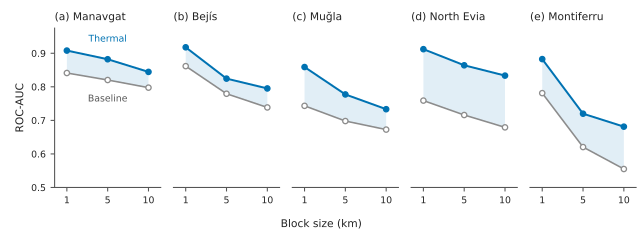

The Python source for this figure:
#!/usr/bin/env python3
"""Figure 3 - within-region thermal gain by block size (2026-10-23 redraw).

IJWF copy (2026-11-11) of paper/figures/fig3_within_robustness.py, which is left as it is. The data
and the asserts are those of the shared script and are read from the shared paths. Changed for the
publisher's figure guide: 8 pt and 7 pt text and 0.8 pt axis lines (_style_ijwf.py), part labels
(a) to (e) before the region names, and sentence case in the axis label and the two direct labels.
Writes fig3_within_robustness.pdf, .svg, _preview.png and fig3_provenance.json next to this file.

One small panel per region. Each panel shows the spatially blocked ROC-AUC of the baseline set
(grey, open markers) and the thermal set (blue, filled) at blocks of 2, 10 and 20 cells
(about 1, 5 and 10 km); the light band between them is the thermal gain. The intervals of the
gain are in Table 2 and are not repeated here.

The earlier three-panel version (dumbbells with a numeric column, a thermal-AUC panel and a
dodged delta panel with five colours) is in the git history before 2026-10-23.

Data: paper/figures/data/fig_data_corrected.json (corrected Manavgat label; extracted by
extract_fig_data.mjs from the official overlay rerun_labelfix/_round5/ov_official).
Asserts: every cell of 04_results Table 2 (45 values plus 15 intervals, to the printed 3 dp).
"""
import json
import sys
from pathlib import Path

import matplotlib
matplotlib.use("Agg")
import matplotlib.pyplot as plt

sys.dont_write_bytecode = True                    # nothing is written into paper/figures, not even bytecode
HERE = Path(__file__).resolve().parent            # paper/submissions/ijwf/figures: every output goes here
SHARED = HERE.parents[2] / "figures"              # paper/figures: read only
sys.path[:0] = [str(HERE), str(SHARED)]
from _layout_check import check as layout_check, assert_inside   # noqa: E402
import _style_ijwf as S                                          # noqa: E402

DATA_PATH = SHARED / "data" / "fig_data_corrected.json"
DATA = json.loads(DATA_PATH.read_text())
fig34 = DATA["fig34"]

REGIONS = ["manavgat_2021", "bejis_2022", "mugla_2021", "evia_2021_extended", "montiferru_2021"]
LABEL = {"manavgat_2021": "Manavgat", "bejis_2022": "Bejís", "mugla_2021": "Muğla",
         "evia_2021_extended": "North Evia", "montiferru_2021": "Montiferru"}
BLOCKS = ["2", "10", "20"]
KM = {"2": "1", "10": "5", "20": "10"}

# ---- asserts vs 04_results Table 2: baseline, thermal, delta, CI low, CI high ----
TABLE1 = {
    "manavgat_2021": {"2": (0.841, 0.908, 0.067, 0.060, 0.073), "10": (0.820, 0.882, 0.062, 0.040, 0.082),
                      "20": (0.798, 0.845, 0.047, 0.016, 0.081)},
    "bejis_2022": {"2": (0.862, 0.918, 0.056, 0.048, 0.065), "10": (0.779, 0.824, 0.045, 0.018, 0.069),
                   "20": (0.739, 0.795, 0.057, 0.031, 0.090)},
    "mugla_2021": {"2": (0.743, 0.859, 0.116, 0.106, 0.125), "10": (0.698, 0.777, 0.079, 0.050, 0.105),
                   "20": (0.673, 0.733, 0.061, 0.030, 0.094)},
    "evia_2021_extended": {"2": (0.759, 0.912, 0.153, 0.142, 0.166), "10": (0.716, 0.864, 0.148, 0.119, 0.182),
                           "20": (0.679, 0.833, 0.154, 0.124, 0.189)},
    "montiferru_2021": {"2": (0.781, 0.883, 0.101, 0.080, 0.125), "10": (0.620, 0.720, 0.099, 0.017, 0.186),
                        "20": (0.555, 0.681, 0.126, 0.053, 0.228)},
}
for reg, rows in TABLE1.items():
    for b, want in rows.items():
        v = fig34[reg][b]
        got = (v["baseline"], v["thermal"], v["delta"], v["delta_ci"][0], v["delta_ci"][1])
        for i, (g, w) in enumerate(zip(got, want)):
            assert round(g, 3) == w, f"Table 2 mismatch {reg} block {b} col {i}: {g:.5f} vs {w}"
for reg in REGIONS:
    for b in BLOCKS:
        lo, hi = fig34[reg][b]["delta_ci"]
        assert lo > 0, f"delta CI must exclude zero: {reg} block {b}"

# ---------------- figure ------------------------------------------------------------------
S.apply()
fig, axes = plt.subplots(1, len(REGIONS), figsize=(S.WIDTH_MM * S.MM, 62 * S.MM), sharey=True)
x = list(range(len(BLOCKS)))
data_artists = []
for ax, reg, part in zip(axes, REGIONS, "abcde"):
    base = [fig34[reg][b]["baseline"] for b in BLOCKS]
    therm = [fig34[reg][b]["thermal"] for b in BLOCKS]
    ax.fill_between(x, base, therm, color=S.BLUE, alpha=0.12, lw=0, zorder=1)
    lb, = ax.plot(x, base, color=S.GREY, lw=1.2, marker="o", ms=4.0, mfc="white", mec=S.GREY,
                  mew=1.0, zorder=2)
    lt, = ax.plot(x, therm, color=S.BLUE, lw=1.5, marker="o", ms=4.0, zorder=3)
    data_artists += [(lb, f"baseline:{LABEL[reg]}"), (lt, f"thermal:{LABEL[reg]}")]
    ax.set_title(f"({part}) {LABEL[reg]}", loc="left")   # part label at the top left of each panel
    ax.set_xticks(x, [KM[b] for b in BLOCKS])
    ax.set_xlim(-0.3, len(BLOCKS) - 0.7)
    assert_inside(ax, f"Fig. 3 {LABEL[reg]}", ys=base + therm)

axes[0].set_ylim(0.50, 0.975)
axes[0].set_yticks([0.5, 0.6, 0.7, 0.8, 0.9])
axes[0].set_ylabel("ROC-AUC")
for ax in axes[1:]:
    ax.tick_params(axis="y", left=False)
    ax.spines["left"].set_visible(False)

# direct labels in the first panel, centred on the 5 km column
# (the collision checker takes a line's whole bounding box, so the labels clear each line's range)
top = max(fig34["manavgat_2021"][b]["thermal"] for b in BLOCKS)
bottom = min(fig34["manavgat_2021"][b]["baseline"] for b in BLOCKS)
axes[0].text(1, top + 0.02, "Thermal", color=S.BLUE, fontsize=S.FS_SMALL, ha="center", va="bottom")
axes[0].text(1, bottom - 0.02, "Baseline", color=S.MUTED, fontsize=S.FS_SMALL, ha="center", va="top")

fig.supxlabel("Block size (km)", fontsize=S.FS_BODY, y=0.02)
fig.subplots_adjust(left=0.085, right=0.99, top=0.88, bottom=0.2, wspace=0.12)

problems = layout_check(fig, "Fig. 3 - within-region gain by block size",
                        min_gap_pt=2.0, min_font_pt=S.FS_SMALL, data_artists=data_artists)
sizes = S.font_sizes(fig)
S.save(fig, HERE, "fig3_within_robustness")

(HERE / "fig3_provenance.json").write_text(json.dumps({
    "figure": "Figure 3 - within-region thermal gain by block size, IJWF package",
    "script": "paper/submissions/ijwf/figures/fig3_within_robustness.py",
    "source": "copy of paper/figures/fig3_within_robustness.py with the same data and asserts",
    "ijwf_changes": "8 pt and 7 pt text, 0.8 pt axis lines; part labels (a) to (e) before the region names; "
                    "sentence case: Block size (km), Thermal, Baseline",
    "data": {"path": "paper/figures/data/fig_data_corrected.json",
             "sha256": __import__("hashlib").sha256(DATA_PATH.read_bytes()).hexdigest(),
             "note": "step8c + robustness outputs of the corrected-label overlay; per-source sha256 inside"},
    "asserts": "all 75 printed values of 04 Table 2 equal the source rounded to 3 dp, zero tolerance; "
               "every delta CI lower bound > 0 (15 region-block cells); every plotted value inside its axis view",
    "design": "2026-10-23 redraw: small multiples, baseline grey/open, thermal blue/filled, gain as a light band; "
              "intervals left to Table 2",
    "canvas_mm": [S.WIDTH_MM, 62],
    "font_pt": {"body": S.FS_BODY, "minimum": S.FS_SMALL, "used": sizes},
    "layout_check": f"paper/figures/_layout_check.py; {len(problems)} problems at build time",
    "environment": f"matplotlib {matplotlib.__version__}",
}, indent=1, ensure_ascii=False), encoding="utf-8")
print("fig3 written; all 15 delta CIs exclude zero")
